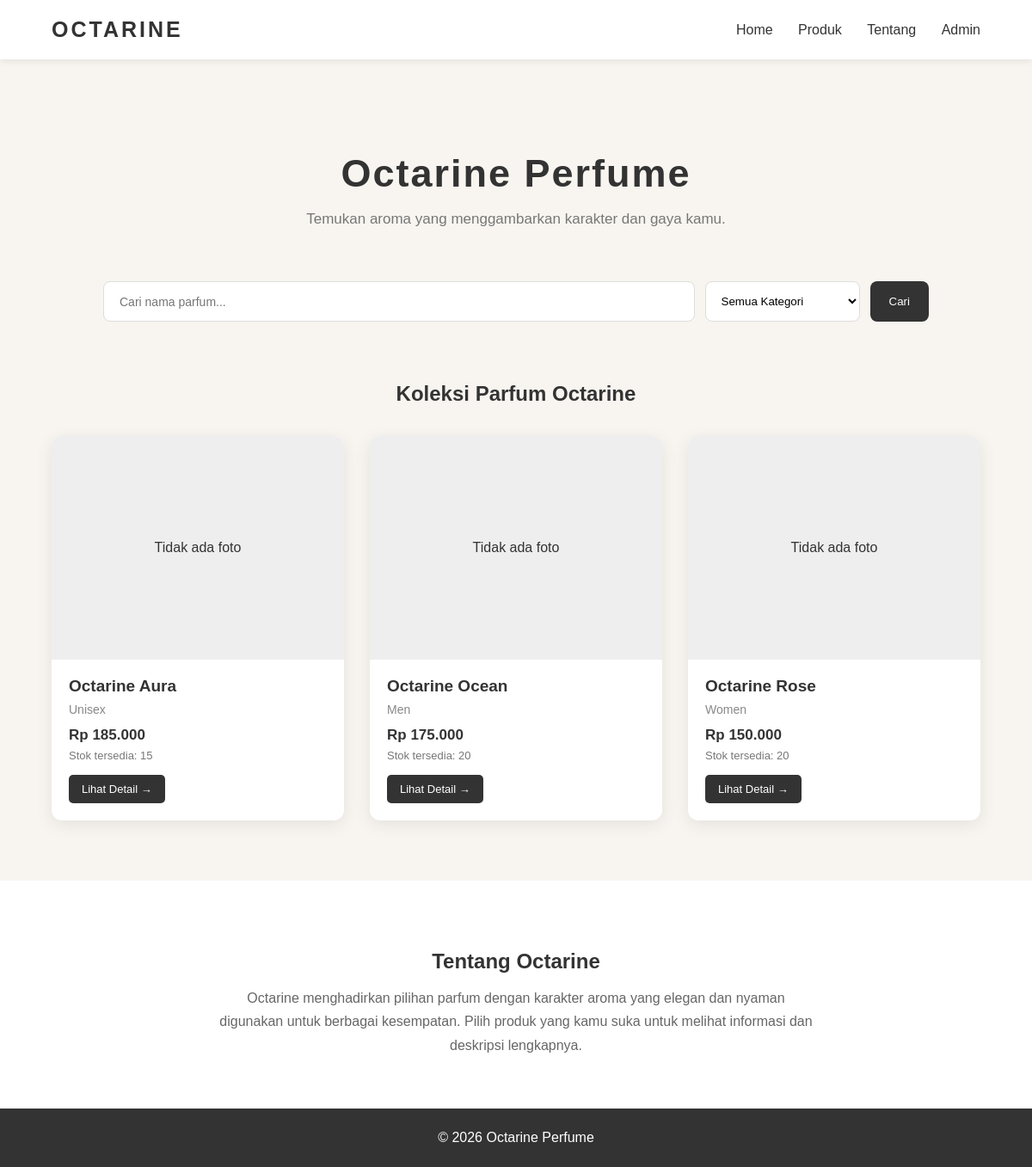
The page / on the database its author committed.
### tables this page shows
CREATE TABLE IF NOT EXISTS produk (
    id INT AUTO_INCREMENT PRIMARY KEY,
    nama_produk VARCHAR(150) NOT NULL,
    kategori VARCHAR(50) NOT NULL,
    harga DECIMAL(12,2) NOT NULL DEFAULT 0,
    stok INT NOT NULL DEFAULT 0,
    deskripsi TEXT,
    gambar VARCHAR(255) DEFAULT NULL
);

### index.php (the view, shortened to what this page needs)
<?php
include "config/koneksi.php";
$keyword = isset($_GET['keyword']) ? $_GET['keyword'] : '';
$query = "SELECT * FROM produk WHERE 1=1";
$query .= " ORDER BY id DESC";
$result = mysqli_query($koneksi, $query);
?>
<!DOCTYPE html>
<html lang="id">
<head>
</head>
<body>
<nav class="navbar">
    <div class="logo">
        OCTARINE
    </div>
    <div class="nav-menu">
        <a href="index.php">
            Home
        </a>
        <a href="#produk">
            Produk
        </a>
        <a href="#tentang">
            Tentang
        </a>
        <a href="admin/">
            Admin
        </a>
    </div>
</nav>
<section class="hero">
    <h1>
        Octarine Perfume
    </h1>
    <p>
        Temukan aroma yang menggambarkan
        karakter dan gaya kamu.
    </p>
</section>
<form
    method="GET"
    action="index.php"
    class="search-area"
>
    <input
        type="text"
        name="keyword"
        placeholder="Cari nama parfum..."
        value="<?php echo htmlspecialchars($keyword); ?>"
    >
    <select name="kategori">
        <option value="">
            Semua Kategori
        </option>
    </select>
    <button type="submit">
        Cari
    </button>
</form>
<section
    class="produk-section"
    id="produk"
>
    <h2>
        Koleksi Parfum Octarine
    </h2>
    <div class="produk-container">
        <?php if (mysqli_num_rows($result) > 0) { ?>
            <?php while ($produk = mysqli_fetch_assoc($result)) { ?>
                <a
                    href="detail.php?id=<?php echo $produk['id']; ?>"
                    class="produk-link"
                >
                    <div class="produk-card">
                        <?php if (!empty($produk['gambar'])) { ?>
                            <img
                                src="uploads/produk/<?php echo $produk['gambar']; ?>"
                                alt="<?php echo htmlspecialchars($produk['nama_produk']); ?>"
                            >
                        <?php } else { ?>
                            <div
                                style="
                                height:260px;
                                display:flex;
                                align-items:center;
                                justify-content:center;
                                background:#eee;
                                "
                            >
                                Tidak ada foto
                            </div>
                        <?php } ?>
                        <div class="produk-info">
                            <h3>
                                <?php
                                echo htmlspecialchars(
                                    $produk['nama_produk']
                                );
                                ?>
                            </h3>
                            <div class="kategori">
                                <?php
                                echo htmlspecialchars(
                                    $produk['kategori']
                                );
                                ?>
                            </div>
                            <div class="harga">
                                Rp
                                <?php
                                echo number_format(
                                    $produk['harga'],
                                    0,
                                    ',',
                                    '.'
                                );
                                ?>
                            </div>
                            <div class="stok">
                                Stok tersedia:
                                <?php echo $produk['stok']; ?>
                            </div>
                            <div class="btn-detail">
                                Lihat Detail →
                            </div>
                        </div>
                    </div>
                </a>
            <?php } ?>
        <?php } else { ?>
            <div class="tidak-ada">
                Produk yang kamu cari tidak ditemukan.
            </div>
        <?php } ?>
    </div>
</section>
<section
    class="tentang"
    id="tentang"
>
    <h2>
        Tentang Octarine
    </h2>
    <p>
        Octarine menghadirkan pilihan parfum
        dengan karakter aroma yang elegan dan
        nyaman digunakan untuk berbagai kesempatan.
        Pilih produk yang kamu suka untuk melihat
        informasi dan deskripsi lengkapnya.
    </p>
</section>
<footer>
    © 2026 Octarine Perfume
</footer>
</body>
</html>

### index.php (style rules this page uses)
* { box-sizing: border-box; }
body { margin: 0; font-family: Arial, sans-serif; background-color: #f8f5f0; color: #333; }
.navbar { background-color: white; padding: 20px 60px; display: flex; justify-content: space-between; align-items: center; box-shadow: 0 2px 8px rgba(0,0,0,0.08); }
.logo { font-size: 25px; font-weight: bold; letter-spacing: 3px; }
.nav-menu a { text-decoration: none; color: #333; margin-left: 25px; }
.hero { text-align: center; padding: 70px 20px 45px; }
.hero h1 { font-size: 45px; margin-bottom: 15px; letter-spacing: 2px; }
.hero p { color: #777; font-size: 17px; }
.search-area { max-width: 1000px; margin: 0 auto 40px; padding: 0 20px; display: flex; gap: 12px; }
.search-area input { flex: 1; padding: 14px 18px; border: 1px solid #ddd; border-radius: 8px; font-size: 14px; }
.search-area select { width: 180px; padding: 14px; border: 1px solid #ddd; border-radius: 8px; background-color: white; }
.search-area button { padding: 14px 22px; border: none; border-radius: 8px; background-color: #333; color: white; cursor: pointer; }
.produk-section { padding: 10px 60px 70px; }
.produk-section h2 { text-align: center; margin-bottom: 35px; }
.produk-container { display: grid; grid-template-columns: repeat(auto-fit, minmax(220px, 1fr)); gap: 30px; max-width: 1100px; margin: auto; }
.produk-link { text-decoration: none; color: inherit; }
.produk-card { background-color: white; border-radius: 12px; overflow: hidden; box-shadow: 0 5px 20px rgba(0,0,0,0.08); transition: 0.3s; }
.produk-info { padding: 20px; }
.produk-info h3 { margin: 0 0 8px; font-size: 19px; }
.kategori { color: #888; font-size: 14px; margin-bottom: 12px; }
.harga { font-size: 17px; font-weight: bold; margin-bottom: 6px; }
.stok { font-size: 13px; color: #777; }
.btn-detail { display: inline-block; margin-top: 15px; padding: 9px 15px; background-color: #333; color: white; border-radius: 5px; font-size: 13px; }
.tentang { text-align: center; padding: 60px 20px; background-color: white; }
.tentang h2 { margin-bottom: 15px; }
.tentang p { max-width: 700px; margin: auto; line-height: 1.7; color: #666; }
footer { background-color: #333; color: white; text-align: center; padding: 25px; }

### rows shown on the page
produk: shows "Tidak ada foto", nama_produk "Octarine Aura", kategori "Unisex", harga "185.000", stok "15"
produk: shows "Tidak ada foto", nama_produk "Octarine Ocean", kategori "Men", harga "175.000", stok "20"
produk: shows "Tidak ada foto", nama_produk "Octarine Rose", kategori "Women", harga "150.000", stok "20"
